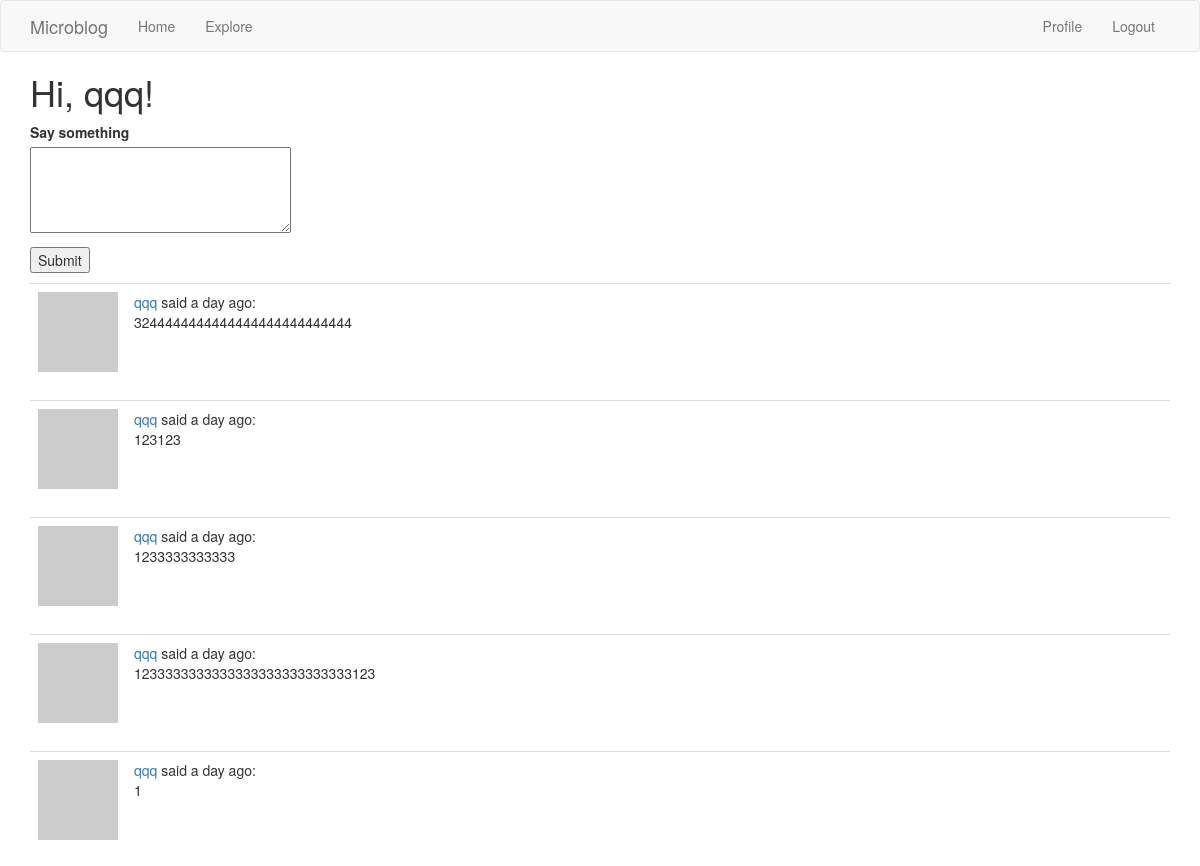
The page /index (signed in, upper part) on the database as committed earlier.
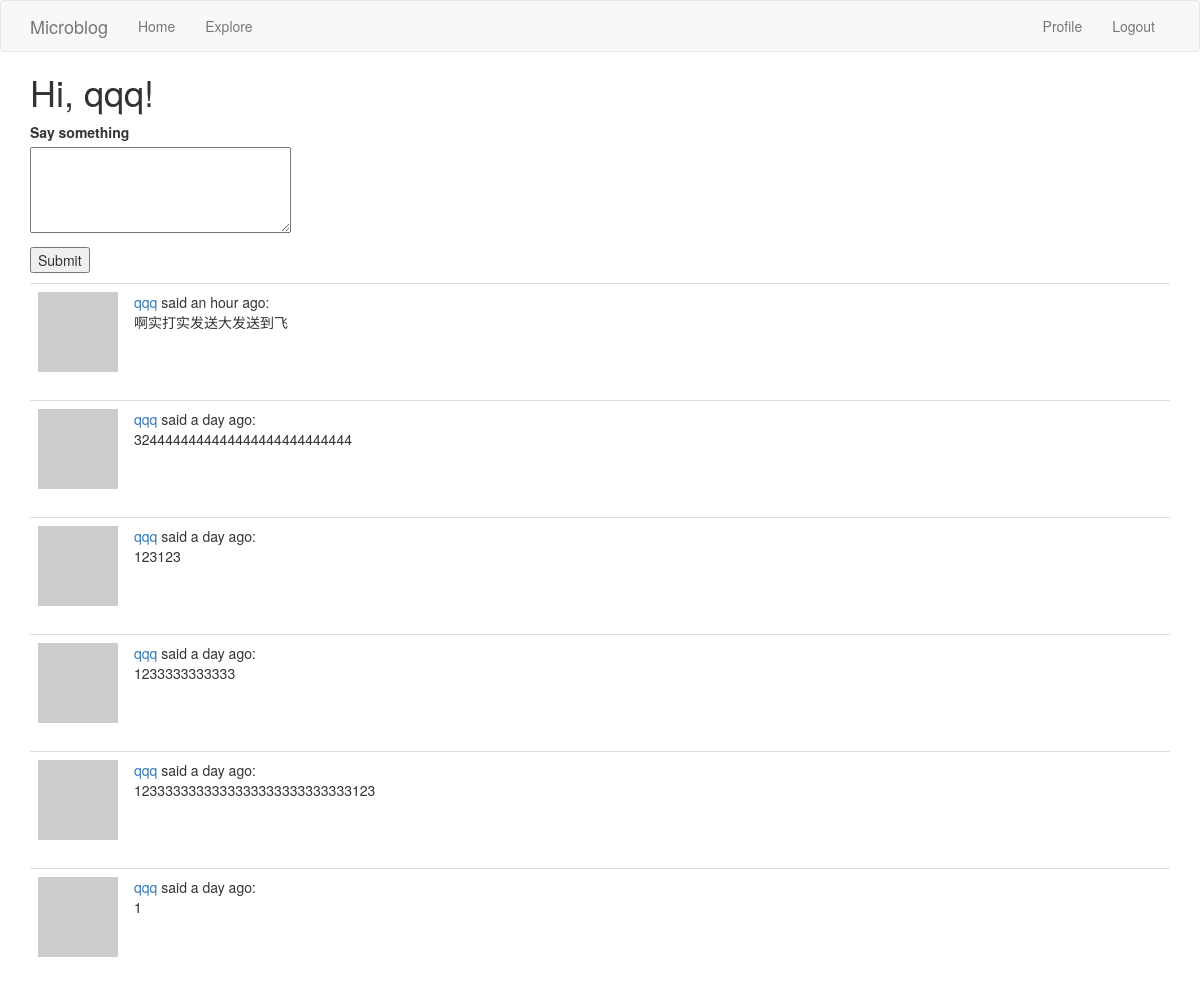
The same page on the database as committed later.
### application/models.py (models this page shows, shortened)
class Post(db.Model):
    id = db.Column(db.Integer, primary_key=True)
    body = db.Column(db.String(140))
    timestamp = db.Column(db.DateTime, index=True, default=datetime.utcnow)
    user_id = db.Column(db.Integer, db.ForeignKey('user.id'))

class User(UserMixin, db.Model):
    id = db.Column(db.Integer, primary_key=True)
    username = db.Column(db.String(64), index=True, unique=True)
    email = db.Column(db.String(120), index=True, unique=True)
    password_hash = db.Column(db.String(128))
    posts = db.relationship('Post', backref='author', lazy='dynamic')
    about_me = db.Column(db.String(140))
    last_seen = db.Column(db.DateTime, default=datetime.utcnow)
    followed = db.relationship(
        'User', secondary=followers,
        primaryjoin=(followers.c.follower_id == id),
        secondaryjoin=(followers.c.followed_id == id),
        backref=db.backref('followers', lazy='dynamic'), lazy='dynamic')
    def avatar(self, size=80):
        digest = md5(self.email.lower().encode('utf-8')).hexdigest()
        return 'https://www.gravatar.com/avatar/{}?d=identicon&s={}'.format(
            digest, size)
    def followed_posts(self):
        followed = Post.query.join(
            followers, (followers.c.followed_id == Post.user_id)).filter(
            followers.c.follower_id == self.id)
        own = Post.query.filter_by(user_id=self.id)
        return followed.union(own).order_by(Post.timestamp.desc())

### application/routes.py (the view)
@app.route('/', methods=['GET', 'POST'])
@app.route('/index', methods=['GET', 'POST'])
@login_required
def index():
    form = PostForm()
    if form.validate_on_submit():
        post = Post(body=form.post.data, author=current_user)
        db.session.add(post)
        db.session.commit()
        flash('Your post is now live!')
        return redirect(url_for('index'))
    page = request.args.get('page', 1, type=int)
    posts = current_user.followed_posts().paginate(
        page, app.config['POSTS_PER_PAGE'], False)
    next_url = url_for('index', page=posts.next_num) if posts.has_next else None
    prev_url = url_for('index', page=posts.prev_num) if posts.has_prev else None
    return render_template("index.html", title='Home Page', form=form,
                           posts=posts.items, next_url=next_url, prev_url=prev_url)

### application/forms.py
class PostForm(FlaskForm):
    post = TextAreaField('Say something', validators=[
        DataRequired(), Length(min=1, max=140)])
    submit = SubmitField('Submit')

### application/models.py (called while the page is built)
@login.user_loader
def load_user(id):
    return User.query.get(int(id))

### application/routes.py (called while the page is built)
@app.before_request
def before_request():
    if current_user.is_authenticated:
        current_user.last_seen = datetime.utcnow()
        db.session.commit()

### application/templates/index.html (shortened to what this page needs)
{% extends "base.html" %}
{% block contents %}
    <h1>Hi, {{ current_user.username }}!</h1>
    {% if form %}
        <form action="" method="post">
            <p>
                {{ form.post.label }}<br>
                {{ form.post(cols=32, rows=4) }}<br>
            </p>
            <p>{{ form.submit() }}</p>
        </form>
    {% endif %}
    {% for post in posts %}
        {% include '_post.html' %}
    {% endfor %}
{% endblock %}

### application/templates/_post.html
 <table class="table table-hover">
        <tr>
            <td width="70px">
                <a href="{{ url_for('user', username=post.author.username) }}">
                    <img src="{{ post.author.avatar(70) }}" />
                </a>
            </td>
            <td>
                <a href="{{ url_for('user', username=post.author.username) }}">
                    {{ post.author.username }}
                </a>
                said {{ moment(post.timestamp).fromNow() }}:
                <br>
                {{ post.body }}
            </td>
        </tr>
    </table>

Rows that differ between the two databases and show on the page:
added Post: author.username "qqq", timestamp "an hour ago", body "啊实打实发送大发送到飞"
